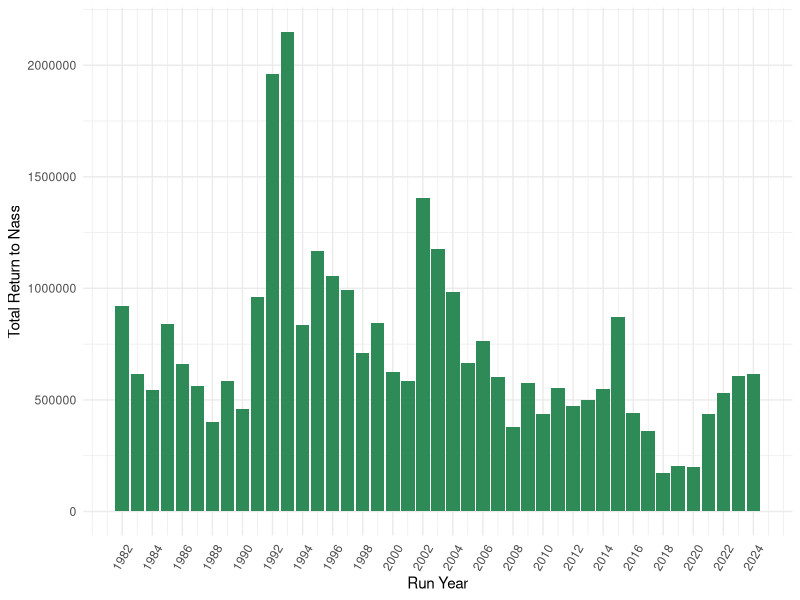

Generate this figure with R: (Note: this script raises an error after producing the figure.)
library(tidyverse)
library(scales)
library(gridExtra)


# Read in Meziadin/Nass TE/TR data ----------------------------------------

mez_nass_TR_TE <- read_csv("data/nass vs mez TR TE new.csv") %>%
  filter(type == "Total Return") %>%
  drop_na("Nass") %>%
  rename(runyear = year)

nass_TR_TE <- pivot_wider(mez_nass_TR_TE, names_from = type, values_from = c(Meziadin, Nass)) %>%
  subset(select = -c(`Meziadin_Total Return`, mez.p, non.mez))

# 2018-2023 data. Need to add returns from all streams for each year to get total Nass return
datanew <- read.csv("data/TRTC-Results--Nass-Sockeye_kke.csv") %>%
  subset(select = -c(CU, SpeciesId, T_Idx_E, ExpFactor1, ExpFactor2, AdjSum, ObsE,
                      ExpFactor3, TE, CDN.Harvest, CDN.ER, Q1, Q2, Q3, ER.Indicator,
                      ER.Indicator.Lookup, ER.Source, StatArea, TRTC, Total.Harvest,
                      Total.ER)) %>%
  filter(Year %in% c("2018", "2019", "2020", "2021", "2022", "2023")) %>%
  mutate(Total.Run = as.numeric(gsub(",","", Total.Run))) %>%
  group_by(Year) %>%
  summarise(`Nass_Total Return` = sum(Total.Run, na.rm = TRUE)) %>%
  rename(runyear = Year)

# 2024 data from DFO 2024 post-season review
runyear <- c(2024)
nass_return <- c(614751) 
# run size estimate to Gitwinksihlkw fishwheels
data24 <- data.frame(runyear, nass_return) %>%
  rename(`Nass_Total Return` = nass_return)

datanew <- bind_rows(datanew, data24)

# Combine old and new datasets
nass_TR <- bind_rows(nass_TR_TE, datanew)

# Plot Nass total returns by year (no age breakdown)
ggplot(nass_TR, aes(x = runyear, y = `Nass_Total Return`)) +
  geom_col(fill = "seagreen")+
  theme_minimal()+
  labs(x = "Run Year", y = "Total Return to Nass")+
  scale_x_continuous(breaks = round(seq(min(nass_TR$runyear), max(nass_TR$runyear), 
                                        by = 2),1))+
  theme(axis.text.x = element_text(angle = 60, vjust = 0.5))

# Format for forecastR

nass_TR <- nass_TR %>%
  rename(Run_Year = runyear, Average_Terminal_Run = tr_count) %>%
  #filter(Age_Class != "3") %>% # remove age class 3 (for now..) because lots of zeros for this age class
  mutate(Brood_Year = Run_Year - as.numeric(Age_Class),
         Stock_Name = "Meziadin",
         Stock_Species = "Sockeye",
         Stock_Abundance = "Terminal Run",
         Forecasting_Year = "2025") %>%
  select(Stock_Name, Stock_Species, Stock_Abundance, Forecasting_Year, Run_Year, Brood_Year,
         Age_Class, Average_Terminal_Run) %>%
  mutate(Average_Terminal_Run = ifelse(is.na(Average_Terminal_Run), 0, Average_Terminal_Run))

